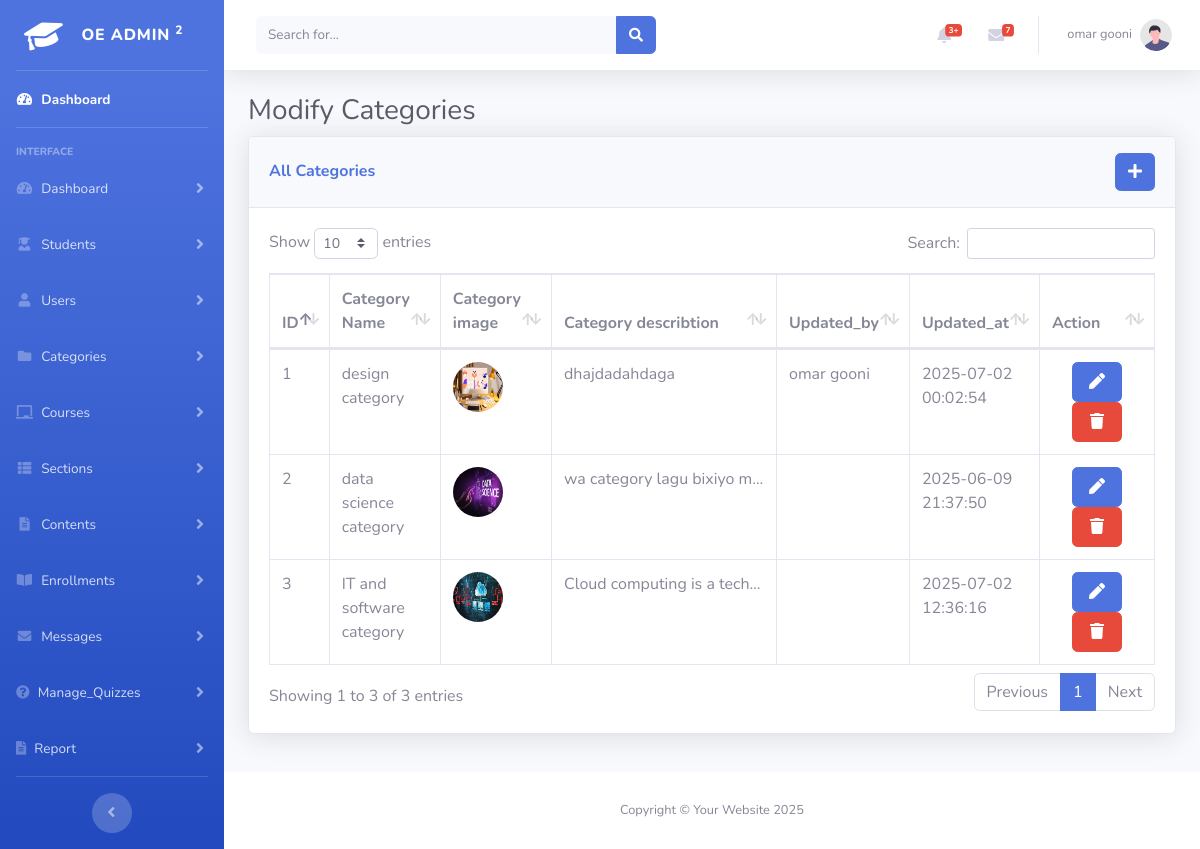
The page /Modifycategories.php (signed in) on the database its author committed.
### tables this page shows
CREATE TABLE `menus` (
  `ID` int(11) NOT NULL,
  `name` varchar(50) NOT NULL,
  `icon` varchar(100) NOT NULL,
  `is_deleted` tinyint(1) NOT NULL DEFAULT 0
);

CREATE TABLE `categories` (
  `ID` int(11) NOT NULL,
  `Cat_name` varchar(30) DEFAULT NULL,
  `Cat_image` varchar(100) NOT NULL,
  `Cat_desc` longtext NOT NULL,
  `updated_by` int(11) NOT NULL,
  `updated_at` datetime NOT NULL DEFAULT current_timestamp() ON UPDATE current_timestamp(),
  `deleted_by` int(11) NOT NULL,
  `deleted_at` datetime NOT NULL DEFAULT current_timestamp(),
  `is_deleted` tinyint(1) DEFAULT 0
);

CREATE TABLE `users` (
  `id` int(11) NOT NULL,
  `name` varchar(50) NOT NULL,
  `username` varchar(50) NOT NULL,
  `password` varchar(50) NOT NULL,
  `role_id` int(11) NOT NULL,
  `permissions` text NOT NULL,
  `is_deleted` int(11) NOT NULL DEFAULT 0
);

### includes/init.php (called while the page is built, shortened)
<?php
include 'functions.php';
$menus = read('menus','asc');
$userPermissions =explode(",",  read_where('users',"id=".$_SESSION['userId'])[0]['permissions']);
$userMenus=[];
foreach($userPermissions as $per){
    $menuid= readcolumn('submenus',"menu_id",$per);
 if(!in_array($menuid , $userMenus)){
    array_push($userMenus,$menuid);
 }
}
include 'header.php';
include 'sidebar.php';
include 'topbar.php';
?>

### includes/functions.php (called while the page is built, shortened)
<?php
include 'connection.php';
function read_where($table, $condition){
  global $conn;
  $query = "Select * From $table where  $condition and is_deleted=0";
  $result = $conn->query($query)->fetchAll(PDO::FETCH_ASSOC);
  return $result;
}
function read($table , $order ='DESc')
{
    global $conn;
    $sql = "SELECT * FROM $table WHERE is_deleted = 0 order by id $order";
    $result = $conn->query($sql)->fetchAll(PDO::FETCH_ASSOC);
    return $result;
}
function readcolumn($table, $column, $id)
{
    global $conn;
    $sql = "SELECT $column FROM $table WHERE id = :id AND is_deleted = 0";
    $stmt = $conn->prepare($sql);
    $stmt->bindParam(':id', $id, PDO::PARAM_INT);
    $stmt->execute();
    return $stmt->fetchColumn();
}
function GetId($table, $condition) {
  global $conn;
  $query = "SELECT ID FROM $table WHERE $condition AND is_deleted=0";
  $stmt = $conn->prepare($query);
  $stmt->execute();
  return $stmt->fetchColumn();
}
?>

### Modifycategories.php (the view, shortened to what this page needs)
<?Php
include 'includes/init.php';
$current_page = basename($_SERVER['PHP_SELF']);
?>
<div class="container-fluid">
    <h1 class="h3 mb-2 text-gray-800">Modify Categories</h1>
    <div class="card shadow mb-4">
        <div class="card-header py-3 d-flex justify-content-between align-items-center">
            <h6 class="m-0 font-weight-bold text-primary">All Categories</h6>
            <?php
            $submenu_id = GetId('submenus', "href='$current_page'");
            if (!in_array("insert-$submenu_id", $userPermissions)): ?>
                <a href="#" class="btn btn-primary" data-toggle="modal" data-target="#add-category">
                    <i class="fas fa-plus"></i>
                </a>
            <?php endif; ?>
        </div>
        <div class="card-body">
            <div class="table-responsive">
                <table class="table table-bordered" id="dataTable" width="100%" cellspacing="0">
                    <thead>
                        <tr>
                            <th>ID</th>
                            <th>Category Name</th>
                            <th>Category image</th>
                            <th>Category describtion</th>
                            <th>Updated_by</th>
                            <th>Updated_at</th>
                            <th>Action</th>
                        </tr>
                    </thead>
                    <tbody>
                        <?php foreach (read('categories') as $category): ?>
                            <tr>
                                <td><?php echo htmlspecialchars($category['ID']); ?></td>
                                <td><?php echo htmlspecialchars($category['Cat_name']); ?></td>
                                <td><img src="<?= htmlspecialchars($category['Cat_image']); ?>" alt="Category Image"
                                        style="width: 50px; height: 50px; border-radius:50%"></td>
                                <td
                                    style="width: 200px; max-width: 200px; overflow: hidden; text-overflow: ellipsis; white-space: nowrap;">
                                    <?php echo htmlspecialchars($category['Cat_desc']); ?>
                                </td>
                                <td><?php echo htmlspecialchars(readcolumn('users', 'name', $category['updated_by'])); ?></td>
                                <td><?php echo htmlspecialchars($category['updated_at']); ?></td>
                                <td style="text-align:center;width: 200px;">
                                    <div class="">
                                        <?php
                                        $submenu_id = GetId('submenus', "href='$current_page'");
                                        if (!in_array("update-$submenu_id", $userPermissions)): ?>
                                            <button type="button" class="btn btn-primary" style="width: 50px; height: 40px;"
                                                data-toggle="modal" data-target="#add-category" data-id=""
                                                onclick="handleForm(<?= $category['ID'] ?>)">
                                                <i class="fas fa-fw fa-pen"></i>
                                            </button>
                                        <?php endif; ?>
                                        <?php
                                        $submenu_id = GetId('submenus', "href='$current_page'");
                                        if (!in_array("delete-$submenu_id", $userPermissions)): ?>
                                            <button type="submit" class="btn btn-danger" style="width: 50px; height: 40px;"
                                                data-toggle="modal" data-target="#delete-category"
                                                onclick="setIdToDelete(<?= htmlspecialchars($category['ID']) ?>)">
                                                <i class="fas fa-fw fa-trash"></i>
                                            </button>
                                        <?php endif; ?>
                                    </div>
                                </td>
                            </tr>
                        <?php endforeach; ?>
                    </tbody>
                </table>
            </div>
        </div>
    </div>
</div>
</div>
<?php include 'includes/footer.php' ?>
</body>
</html>

### includes/sidebar.php (shortened to what this page needs)
<ul class="navbar-nav bg-gradient-primary sidebar sidebar-dark accordion" id="accordionSidebar">
    <a class="sidebar-brand d-flex align-items-center justify-content-center" href="index.php">
        <div class="sidebar-brand-icon rotate-n-15">
            <i class="fas fa-graduation-cap"></i>
        </div>
        <div class="sidebar-brand-text mx-3">OE Admin <sup>2</sup></div>
    </a>
    <hr class="sidebar-divider my-0">
    <li class="nav-item active">
        <a class="nav-link" href="index.php">
            <i class="fas fa-fw fa-tachometer-alt"></i>
            <span>Dashboard</span></a>
    </li>
    <hr class="sidebar-divider">
    <div class="sidebar-heading">
        Interface
    </div>
    <li class="nav-item">
        <?php
        foreach ($menus as $menu) {
            if (in_array($menu['ID'], $userMenus)) {
                ?>
                <a class="nav-link collapsed" href="#" data-toggle="collapse" data-target="#collapse<?= $menu['name'] ?>"
                    aria-expanded="true" aria-controls="collapseTwo">
                    <i class="<?= $menu['icon'] ?>"></i>
                    <span><?= $menu['name'] ?></span>
                </a>
            <?php }
        } ?>
    </li>
    <hr class="sidebar-divider d-none d-md-block">
    <div class="text-center d-none d-md-inline">
        <button class="rounded-circle border-0" id="sidebarToggle"></button>
    </div>
</ul>

### rows shown on the page
menus: name "Dashboard"
menus: name "Students"
menus: name "Users"
menus: name "Categories"
menus: name "Courses"
menus: name "Sections"
menus: name "Contents"
menus: name "Enrollments"
menus: name "Messages"
menus: name "Manage_Quizzes"
menus: name "Report"
categories: ID "3", Cat_name "IT and software category", Cat_image (picture), Cat_desc "Cloud computing is a tech…", updated_at "2025-07-02 12:36:16"
categories: ID "2", Cat_name "data science category", Cat_image (picture), Cat_desc "wa category lagu bixiyo m…", updated_at "2025-06-09 21:37:50"
categories: ID "1", Cat_name "design category", Cat_image (picture), Cat_desc "dhajdadahdaga", updated_by.name "omar gooni", updated_at "2025-07-02 00:02:54"

### other values the page prints
$_SESSION['username'] "omar gooni"
